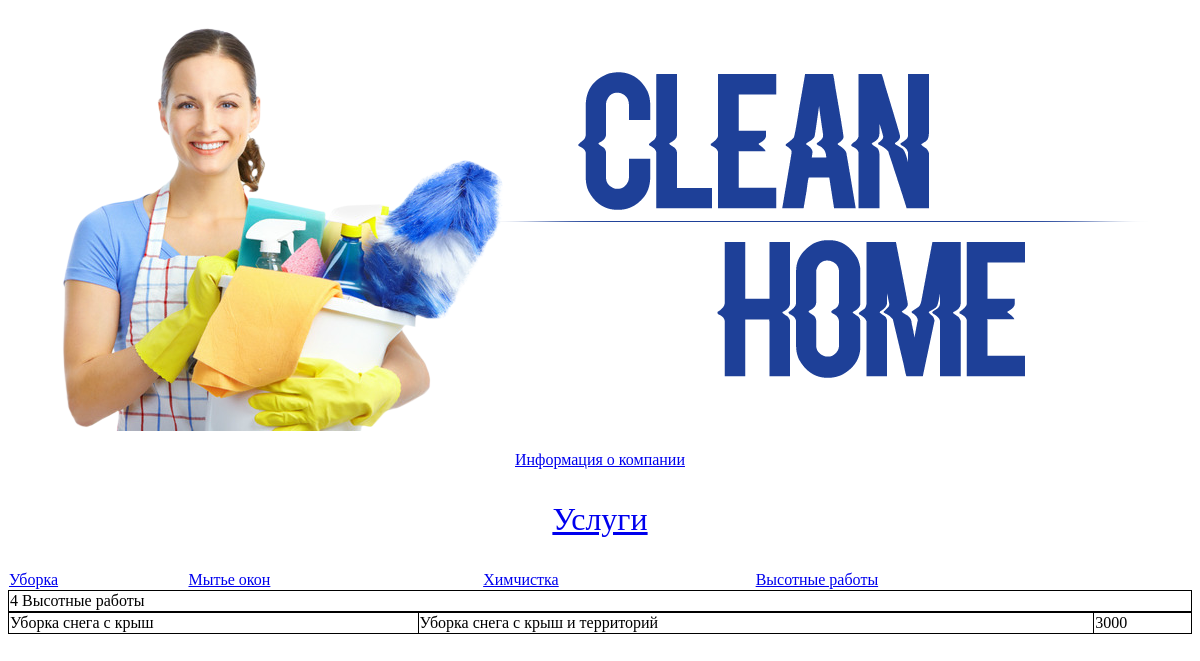
The app's page /kategorii.php?category=vysotnye_raboty with its own data.
### tables this page shows
CREATE TABLE IF NOT EXISTS `kategorii` (
  `id` int(10) NOT NULL AUTO_INCREMENT,
  `name` varchar(255) NOT NULL,
  `url` varchar(255) DEFAULT NULL,
  PRIMARY KEY (`id`),
  UNIQUE KEY `id` (`id`,`url`)
);

CREATE TABLE IF NOT EXISTS `uslugi` (
  `id` int(11) NOT NULL AUTO_INCREMENT,
  `id_cat` int(11) NOT NULL,
  `name` varchar(255) NOT NULL,
  `price` int(10) NOT NULL,
  `opisanie` text NOT NULL,
  PRIMARY KEY (`id`),
  UNIQUE KEY `id` (`id`)
);

### core/func/func.php (the view, shortened to what this page needs)
<?php
function get_id_category(){
	$category_url = $_GET["category"];
	$query = "SELECT id, name FROM kategorii WHERE  url = '$category_url'";
	$result = mysql_query($query) or die('Запрос не удался: ' . mysql_error());
		echo "<table>\n";
		echo "\t<tr>\n";
	while ($rows = mysql_fetch_array($result, MYSQL_ASSOC)) {
	    echo "\t\t<td>".$rows["id"]." ".$rows['name']."</td>\n";
	}
	echo "\t</tr>\n";
	echo "</table>\n";
}
function view_link_category(){
	$query = "SELECT name, url FROM kategorii;";
	$result = mysql_query($query) or die('Запрос не удался: ' . mysql_error());
		echo "<table class=\"link\">\n";
		echo "\t<tr>\n";
	while ($rows = mysql_fetch_array($result, MYSQL_ASSOC)) {
	    echo "\t\t<td><a href=?category=".$rows["url"].">".$rows['name']."</a></td>\n";
	}
	echo "\t</tr>\n";
	echo "</table>\n";
}
function view_product(){
	$category_url = $_GET["category"];
	$query = "SELECT  `kategorii`.`name` ,  `uslugi`.`name`, `opisanie`, `price` FROM  `kategorii`
		 LEFT JOIN  `uslugi` ON  `kategorii`.`id` =  `uslugi`.`id_cat`
		WHERE  `kategorii`.`url` =  '$category_url'
		ORDER BY  `kategorii`.`name`; ";
		$result = mysql_query($query) or die('Запрос не удался: ' . mysql_error());
		echo "<table>\n";
	while ($line = mysql_fetch_array($result, MYSQL_ASSOC)) {
	    echo "\t<tr>\n";
	    foreach ($line as $col_value) {
	        echo "\t\t<td>$col_value</td>\n";
	    }
	    echo "\t</tr>\n";
	}
	echo "</table>\n";
}
?>

### static/css/style.css (style rules this page uses)
table { width: 100%; border-collapse: collapse; }
td, tr { border: 1px solid #000; }
table.link td, table.link tr { border: none; }

### records on screen
kategorii: name "Уборка"
kategorii: name "Мытье окон"
kategorii: name "Химчистка"
kategorii: name "Высотные работы", id "4", uslugi.name "Уборка снега с крыш", uslugi.opisanie "Уборка снега с крыш и территорий", uslugi.price "3000"
